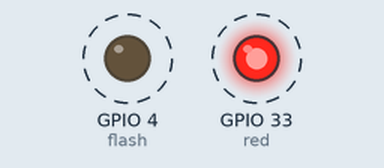
Simulated run of this program. Board: ESP32 board running MicroPython. Parts: output pins drawn as LEDs (lit = HIGH). Dashed ring = blinking.

Above: at 0.05 s.
Timing chart, 0 to 3.0 s (numbered marks = the images above):
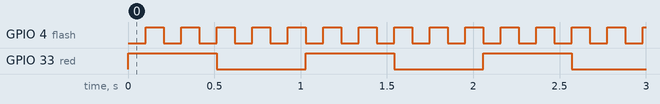

Measured:
- by itself, GPIO 4 (flash): alternates HIGH for 0.10 s and LOW for 0.10 s
- by itself, GPIO 33 (red): alternates HIGH for 0.51 s and LOW for 0.51 s

The program:

261002_py1.py
```python
from machine import Pin
import time

flash = Pin(4, Pin.OUT, value=0)
red = Pin(33, Pin.OUT, value=1)

time_cnt = 0
ms_flag = False

def timer_100ms():
    flash.value(flash.value() ^ 1)

def timer_500ms():
    red.value(red.value() ^ 1)

while True:
    time.sleep_ms(1)

    time_cnt += 1

    if time_cnt % 100 == 0:
        timer_100ms()

    if time_cnt % 500 == 0:
        timer_500ms()
    
```
